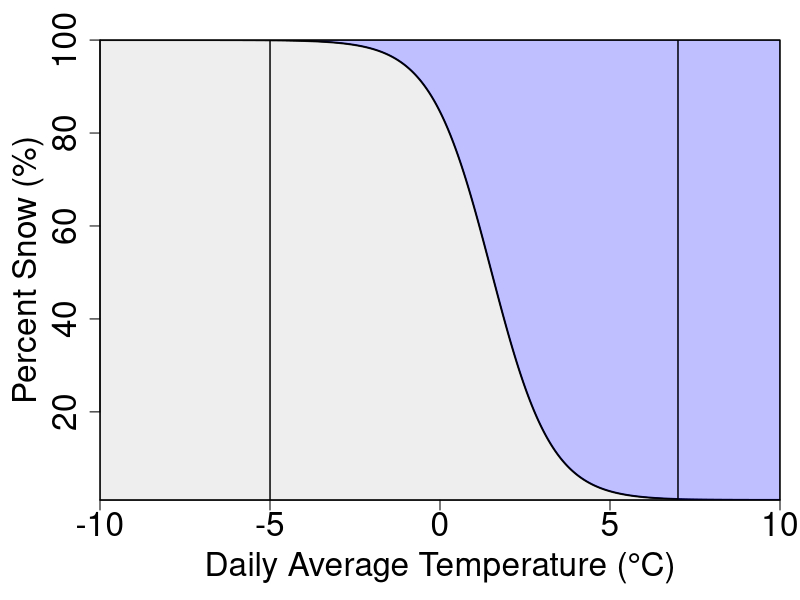

Recreate this plot in R.

##Simple example of snow phase transition
library(scales)

coeffs <- list(a=-49.49,b=0.5628,c=1.5,d=1.0209)
tas <- seq(-10,10,0.05)
frac <- coeffs$a*(tanh(coeffs$b*(tas-coeffs$c))-coeffs$d)

x <- seq(-5,7,0.01)
frac.poly <- coeffs$a*(tanh(coeffs$b*(x-coeffs$c))-coeffs$d)

plot.file <- '/storage/data/projects/rci/data/winter_sports/ncc_2019/plots/hyper_snow_phase.2019.png'

png(file=plot.file,width=5,height=2,units='in',res=600,pointsize=6,bg='white')
par(mar=c(5,5,2,1))
plot(tas,frac,type='l',lwd=2,xlab="Daily Average Temperature (\u00B0C)",ylab='Percent Snow (%)',
              xaxs='i',yaxs='i',cex.lab=2,cex.axis=2)

polygon(x=c(x,rev(x)),y=c(rep(0,length(x)),rev(frac.poly)),col=alpha('gray',0.25))
polygon(x=c(x,rev(x)),y=c(rep(100,length(x)),rev(frac.poly)),col=alpha('blue',0.25))

rect(-10,0,-5,100,col=alpha('gray',0.25))
##rect (-5,0, 7,100,col=alpha('blue',0.25))
rect(  7,0,10,100,col=alpha('blue',0.25))

box(which='plot')

dev.off()